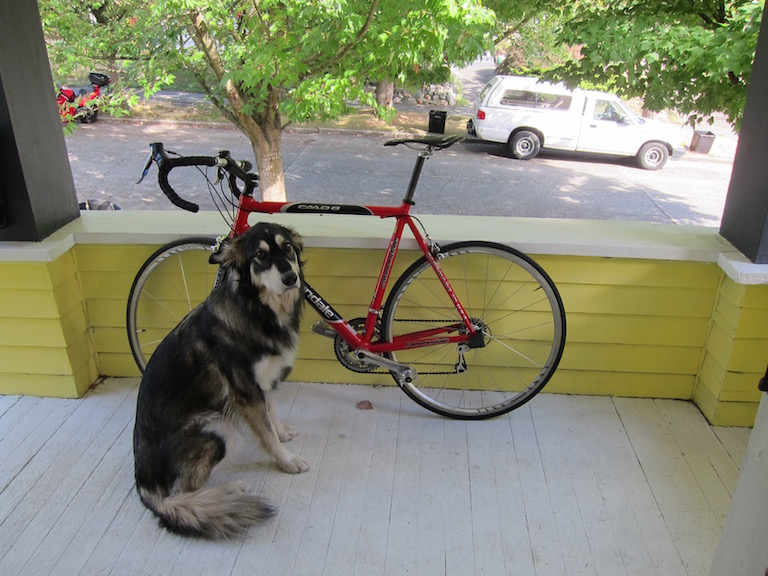
#> input picture computer_vision/yolo/images/dog_image_1.jpeg, 768 x 576 px
$ jupyter execute --allow-errors yolo_introduction.ipynb
#> lines starting #> are read from the running program, lines starting #| are printed output that depends on the picture
# Introduction

Implement YOLO usage as explained in the following articles:
- [Towards Data Science](https://towardsdatascience.com/yolo-object-detection-with-opencv-and-python-21e50ac599e9)
- [OpenCV Tutorial](https://opencv-tutorial.readthedocs.io/en/latest/yolo/yolo.html)

<br>

The model has been trained over the [COCO Dataset](https://cocodataset.org/#home).

[cell 1]
# Import Standard Libraries
import cv2
import numpy as np
import os
from urllib.request import urlretrieve
from typing import List, Tuple
from matplotlib import pyplot as plt

# Set matplotlib figure size
plt.rcParams["figure.figsize"] = (20,9)

[cell 2]
# Notebook variables
sample_image_path = './../images/dog_image_1.jpeg'
classes_path = './../files/yolov3_classes.txt'
nn_config_path = './../files/yolov3.cfg'
nn_weights_url = 'https://pjreddie.com/media/files/yolov3.weights'
nn_weights_path = './../files/yolov3.weights'

# Read Data

## Image

[cell 3]
# Read the image with OpenCV
image = cv2.imread(sample_image_path)
#> image is the input picture: shape (576, 768, 3); mean B, G, R 114.1, 135.7, 134.4

[cell 4]
# Show image
plt.imshow(image)
plt.title('Original Image')
plt.axis('off')
plt.show()

[cell 5]
# The image is 576 x 768 dimension in pixels
# It has 3 channels, since it is colored (RGB)
image.shape
#> Out = (576, 768, 3)

[cell 6]
# Compute image's width and height
image_width = image.shape[1]
#> image_width = 768
image_height = image.shape[0]
#> image_height = 576

# Define the scale factor for each image's pixel
scale = 1/255.0

 ## Classes

#> (a cell that did not finish here is left out)

#> (a cell that did not finish here is left out)

## Neural Network

The neural network is divided into two files:
1. **yolov3.weights** - It contains the weights of the single neuron in the Neural Network
2. **yolov3.cfg** - It contains the structure of the Neural Network

[cell 9]
# Check whatever the 'yolov3.weights' file is not present and download it
if not os.path.isfile(nn_weights_path):

    # Download 'yolov3.weights'
    urlretrieve(nn_weights_url, nn_weights_path)
#> (this line was passed over: the network is not available in this run)

# Model Definition

## Create the Neural Network

[cell 10]
# Read pr-trained model and configuration file if the required files are available
if os.path.isfile(nn_weights_path) and os.path.isfile(nn_config_path):

    # Define the Neural Network
    neural_network = cv2.dnn.readNetFromDarknet(nn_config_path, nn_weights_path)

    # Set the Neural Network computation backend
    neural_network.setPreferableBackend(cv2.dnn.DNN_BACKEND_OPENCV)

else:

    print('Missing required files: yolov3.weights and yolov3.cfg')

## Create Blob Object from Image

[cell 11]
# Create a 4-dimensional (images, channels, width, height) Blob from an image
blob_image = cv2.dnn.blobFromImage(image=image, # Input image for the NN
                                   size=(416,416), # Resize the image
                                   scalefactor=scale, # Scale each pixel value (swapRB switches the first and last channel)
                                   swapRB=True, # Swap first and last channel
                                   crop=False)

[cell 12]
# Show Blob
plt.imshow(blob_image[0, 0, :, :])
plt.title('Blob')
plt.axis('off')
plt.show()
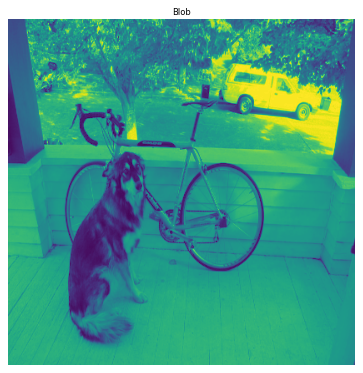
#> figure drawn by matplotlib, 1 panel

#> (a cell that did not finish here is left out)

# Utils Functions

## Draw Bounding Box

[cell 14]
# [38 lines left out: function draw_bounding_bow, not called in this run]

## Retrieve Output Layers

YOLO v3 architecture has 3 output layers and it is required to retrieve their names.

[cell 15]
# [18 lines left out: function get_output_layers, not called in this run]

# Model Prediction

## Feed Forward the Neural Network

#> (a cell that did not finish here is left out)

[cell 17]
# outputs = neural_network.forward(neural_network.getLayerNames())

## Retrieve Detections

[cell 18]
# Initialise the detected classes, confidences and boxes
detected_classes, detected_confidences, detected_boxes = [], [], []

# Define confidence threshold
confidence_threshold = 0.5

#> (a cell that did not finish here is left out)

## Apply Non-Max Suppression to the Detected Boxes

It is used to reduce the number of detected boxes.

[cell 20]
# Set the Non-Max Suppression Threshold
nms_threshold = 0.4

[cell 21]
# Apply Non-Max Suppression
indices = cv2.dnn.NMSBoxes(detected_boxes, detected_confidences, confidence_threshold, nms_threshold)

[cell 22]
# Feth the indices of the boxes
for index in indices:

    # Retrieve box coordinates
    box = detected_boxes[index]
    x = box[0]
    y = box[1]
    w = box[2]
    h = box[3]

    # Draw the Bounding Box
    draw_bounding_bow(image, detected_classes[index], (round(x), round(y)), (round(x+w), round(y+h)))

# Save output image to disk
plt.imshow(image)
plt.title('Object Detection')
plt.axis('off')
plt.show()
